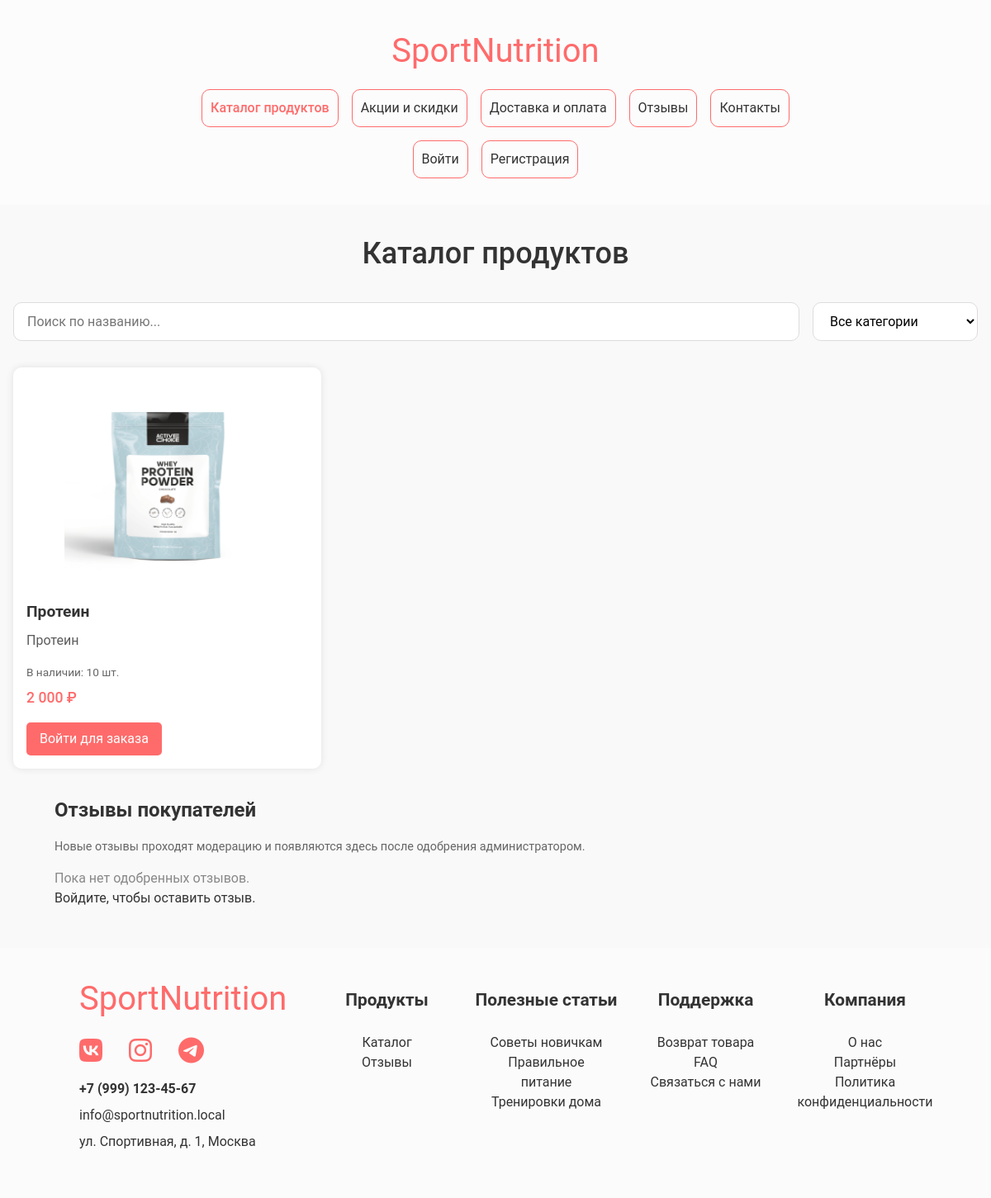
Screenshot of /catalog.php with the database file from the repository.
### tables this page shows
CREATE TABLE `catalog` (
  `product_id` int NOT NULL,
  `owner_user_id` int DEFAULT NULL,
  `category_id` int DEFAULT NULL,
  `title` varchar(255) NOT NULL,
  `description` text,
  `price` decimal(10,2) NOT NULL,
  `stock_qty` int DEFAULT '0',
  `image` varchar(255) DEFAULT NULL,
  `created_at` datetime DEFAULT CURRENT_TIMESTAMP
);

CREATE TABLE IF NOT EXISTS `site_settings` (
  `id` tinyint unsigned NOT NULL DEFAULT '1',
  `phone` varchar(80) NOT NULL DEFAULT '+7 (999) 123-45-67',
  `email` varchar(255) NOT NULL DEFAULT 'info@sportnutrition.local',
  `address_line` varchar(255) NOT NULL DEFAULT 'ул. Спортивная, д. 1, Москва',
  `telegram_url` varchar(512) NOT NULL DEFAULT 'https://t.me',
  PRIMARY KEY (`id`)
);

### includes/shop_db.php (called while the page is built, shortened)
<?php
function shop_table_exists(mysqli $link, string $table): bool
{
    $t = $link->real_escape_string($table);
    $r = $link->query("SHOW TABLES LIKE '" . $t . "'");
    $ok = $r && $r->num_rows > 0;
    return $ok;
}
function shop_site_settings(mysqli $link): array
{
    $defaults = [
        'phone' => '+7 (999) 123-45-67',
        'email' => 'info@sportnutrition.local',
        'address_line' => 'ул. Спортивная, д. 1, Москва',
        'telegram_url' => 'https://t.me',
    ];
    if (!shop_table_exists($link, 'site_settings')) {
        return $defaults;
    }
    $r = $link->query('SELECT phone, email, address_line, telegram_url FROM site_settings WHERE id = 1 LIMIT 1');
    $row = $r->fetch_assoc();
    return array_merge($defaults, array_filter($row, static fn ($v) => $v !== null && $v !== ''));
}

### catalog.php (the view, shortened to what this page needs)
<?php
require_once __DIR__ . '/connect_db.php';
require_once __DIR__ . '/includes/shop_db.php';
$products = [];
try {
    $sql = 'SELECT c.product_id, c.title, c.description, c.price, c.stock_qty, c.image, c.category_id, sc.slug AS cat_slug
        FROM catalog c
        LEFT JOIN shop_category sc ON c.category_id = sc.category_id
        ORDER BY c.product_id DESC';
    $stmt = $link->prepare($sql);
    $stmt->execute();
    $products = $stmt->get_result()->fetch_all(MYSQLI_ASSOC);
} catch (mysqli_sql_exception) {
    $products = [];
}
$reviews_public = [];
if (shop_table_exists($link, 'shop_review')) {
    $rr = $link->query("SELECT r.rating, r.body, r.created_at, u.username FROM shop_review r JOIN user u ON u.user_id = r.user_id WHERE r.status = 'approved' ORDER BY r.created_at DESC LIMIT 30");
    if ($rr) {
        $reviews_public = $rr->fetch_all(MYSQLI_ASSOC);
    }
}
$site = shop_site_settings($link);
?>
<!DOCTYPE html>
<html lang="ru">
<head>
    <link rel="stylesheet" href="css/styles_catalog.css">
    <link rel="stylesheet" href="https://cdnjs.cloudflare.com/ajax/libs/font-awesome/6.0.0/css/all.min.css" />
</head>
<body>
    <header class="menu">
        <a href="index.php" class="logo">SportNutrition</a>
        <nav>
            <ul>
                <li><a href="catalog.php" class="active">Каталог продуктов</a></li>
                <li><a href="index.php#tariffs">Акции и скидки</a></li>
                <li><a href="index.php#contacts">Доставка и оплата</a></li>
                <li><a href="catalog.php#reviews">Отзывы</a></li>
                <li><a href="index.php#contacts">Контакты</a></li>
            </ul>
        </nav>
        <div class="auth-block">
            <?php if (isset($_SESSION['logged_in']) && $_SESSION['logged_in']): ?>
                <div class="block"><?= htmlspecialchars($_SESSION['username'] ?? 'Пользователь') ?></div>
                <div class="block"><a href="profile.php">Профиль</a></div>
            <?php else: ?>
                <div class="block"><a href="login.php">Войти</a></div>
                <div class="block"><a href="reg.php">Регистрация</a></div>
            <?php endif; ?>
        </div>
    </header>
    <main>
        <section class="catalog-section">
            <h1>Каталог продуктов</h1>
            <div class="catalog-filters">
                <input type="text" placeholder="Поиск по названию..." class="search-input" id="searchInput">
                <select class="filter-select" id="categoryFilter">
                    <option value="">Все категории</option>
                </select>
            </div>
            <div class="collection-grid" id="productsGrid">
                <?php if (empty($products)): ?>
                    <div class="no-results" style="grid-column:1/-1;text-align:center;padding:2rem;">
                        <i class="fas fa-box-open" style="font-size:3rem;color:#ccc;margin-bottom:1rem;"></i>
                        <p>Товары пока не добавлены</p>
                    </div>
                <?php else:
                    foreach ($products as $p):
                        $cat_slug = !empty($p['cat_slug']) ? preg_replace('/[^a-z0-9\-_]/', '', strtolower((string) $p['cat_slug'])) : 'other';
                        $price_fmt = number_format($p['price'], 0, '', ' ');
                        $img_path = !empty($p['image']) ? 'uploads/catalog/' . htmlspecialchars($p['image']) : 'img/placeholder.png';
                        $pid = (int) $p['product_id'];
                        ?>
                        <article class="grid-item item-standard" data-cat="<?= htmlspecialchars($cat_slug, ENT_QUOTES, 'UTF-8') ?>" data-title="<?= strtolower(htmlspecialchars($p['title'])) ?>">
                            <img class="item-img" src="<?= $img_path ?>" alt="<?= htmlspecialchars($p['title']) ?>" loading="lazy">
                            <h3 class="item-title"><?= htmlspecialchars($p['title']) ?></h3>
                            <p class="item-description"><?= htmlspecialchars((string) ($p['description'] ?? '')) ?></p>
                            <?php if (isset($p['stock_qty'])): ?>
                                <p class="item-stock" style="font-size:0.85rem;color:#666;margin-bottom:0.5rem;">
                                    В наличии: <?= (int) $p['stock_qty'] ?> шт.
                                </p>
                            <?php endif; ?>
                            <span class="item-price"><?= $price_fmt ?> ₽</span>
                            <?php if (!empty($_SESSION['logged_in'])): ?>
                                <a class="item-order-btn" href="order_request.php?product_id=<?= $pid ?>">Заявка на заказ</a>
                            <?php else: ?>
                                <a class="item-order-btn" href="login.php">Войти для заказа</a>
                            <?php endif; ?>
                        </article>
                <?php endforeach;
                endif; ?>
            </div>
        </section>
        <section class="reviews-block" id="reviews">
            <h2>Отзывы покупателей</h2>
            <p style="color:#666;font-size:0.9rem;margin-bottom:1rem;">Новые отзывы проходят модерацию и появляются здесь после одобрения администратором.</p>
            <?php if (empty($reviews_public)): ?>
                <p style="color:#888;">Пока нет одобренных отзывов.</p>
            <?php endif; ?>
            <?php if (!empty($_SESSION['logged_in'])): ?>
                <div class="review-form">
                    <h3 style="margin-bottom:0.75rem;font-size:1.1rem;">Оставить отзыв</h3>
                    <form action="review_submit.php" method="post">
                        <?php csrf_field(); ?>
                        <label style="display:block;margin-bottom:0.35rem;font-size:0.9rem;">Оценка</label>
                        <select name="rating" class="filter-select" style="margin-bottom:0.75rem;">
                            <?php for ($i = 5; $i >= 1; $i--): ?>
                                <option value="<?= $i ?>"><?= $i ?> — отлично</option>
                            <?php endfor; ?>
                        </select>
                        <label style="display:block;margin-bottom:0.35rem;font-size:0.9rem;">Текст</label>
                        <textarea name="body" required minlength="5" rows="4" class="search-input" style="width:100%;min-height:100px;margin-bottom:0.75rem;" placeholder="Расскажите о покупке"></textarea>
                        <button type="submit" class="item-order-btn" style="border:none;cursor:pointer;">Отправить на модерацию</button>
                    </form>
                </div>
            <?php else: ?>
                <p><a href="login.php">Войдите</a>, чтобы оставить отзыв.</p>
            <?php endif; ?>
        </section>
    </main>
    <footer id="contacts">
        <div class="footer-left">
            <a href="index.php" class="logo">SportNutrition</a>
            <p class="social-icons">
                <a href="https://vk.com" rel="noopener noreferrer" target="_blank"><i class="fab fa-vk"></i></a>
                <a href="https://instagram.com" rel="noopener noreferrer" target="_blank"><i class="fab fa-instagram"></i></a>
                <a href="<?= htmlspecialchars($site['telegram_url'], ENT_QUOTES, 'UTF-8') ?>" rel="noopener noreferrer" target="_blank"><i class="fab fa-telegram-plane"></i></a>
            </p>
            <div class="contact-info">
                <p><strong><?= htmlspecialchars($site['phone'], ENT_QUOTES, 'UTF-8') ?></strong></p>
                <p><a href="mailto:<?= htmlspecialchars($site['email'], ENT_QUOTES, 'UTF-8') ?>"><?= htmlspecialchars($site['email'], ENT_QUOTES, 'UTF-8') ?></a></p>
                <p><?= htmlspecialchars($site['address_line'], ENT_QUOTES, 'UTF-8') ?></p>
            </div>
        </div>
        <div class="footer-right">
            <div>
                <h4>Продукты</h4>
                <ul>
                    <li><a href="catalog.php">Каталог</a></li>
                    <li><a href="catalog.php#reviews">Отзывы</a></li>
                </ul>
            </div>
            <div>
                <h4>Полезные статьи</h4>
                <ul>
                    <li><a href="index.php#advantages">Советы новичкам</a></li>
                    <li><a href="index.php#advantages">Правильное питание</a></li>
                    <li><a href="index.php#advantages">Тренировки дома</a></li>
                </ul>
            </div>
            <div>
                <h4>Поддержка</h4>
                <ul>
                    <li><a href="settings.php?tab=returns">Возврат товара</a></li>
                    <li><a href="index.php#contacts">FAQ</a></li>
                    <li><a href="index.php#contacts">Связаться с нами</a></li>
                </ul>
            </div>
            <div>
                <h4>Компания</h4>
                <ul>
                    <li><a href="index.php">О нас</a></li>
                    <li><a href="index.php#contacts">Партнёры</a></li>
                    <li><a href="index.php">Политика конфиденциальности</a></li>
                </ul>
            </div>
        </div>
    </footer>
</body>
</html>

### css/styles_catalog.css (style rules this page uses)
:root { --primary-color: #ff6b6b; --bg-color: #f9f9f9; --text-color: #333; --border-radius: 10px; --box-shadow: 0 0 10px rgba(0, 0, 0, 0.1); --font-xs: 0.75rem; --font-sm: 0.875rem; --font-base: 1rem; --font-lg: 1.125rem; --font-xl: 1.25rem; --font-2xl: 1.5rem; --font-3xl: 1.875rem; --font-4xl: 2.25rem; }
* { box-sizing: border-box; margin: 0; padding: 0; }
body { font-family: 'Roboto', Arial, Helvetica, sans-serif; font-size: 16px; line-height: 1.5; color: var(--text-color); background-color: var(--bg-color); }
a { text-decoration: none; color: inherit; transition: color 0.3s; }
.menu { display: flex; justify-content: center; align-items: center; background-color: #fcfcfc; padding: 2rem; position: relative; flex-wrap: wrap; gap: 1rem; }
.menu li { border: 1px solid var(--primary-color); border-radius: var(--border-radius); padding: 10px; }
.logo { font-size: 2.5rem; color: var(--primary-color); }
.menu nav { margin: 0 7rem; }
nav ul { list-style-type: none; display: flex; gap: 1rem; }
.auth-block { display: flex; gap: 1rem; }
.auth-block .block { border: 1px solid var(--primary-color); border-radius: var(--border-radius); padding: 10px; }
.active { color: var(--primary-color); font-weight: 500; }
.catalog-section { max-width: 1200px; margin: 0 auto; padding: 2rem 1rem; }
.catalog-section h1 { font-size: var(--font-4xl); text-align: center; margin-bottom: 2rem; font-weight: 500; }
.catalog-filters { display: flex; gap: 1rem; margin-bottom: 2rem; flex-wrap: wrap; align-items: stretch; }
.search-input, .filter-select { padding: 0.75rem 1rem; border: 1px solid #ddd; border-radius: var(--border-radius); font-family: inherit; font-size: var(--font-base); background: #fff; transition: border 0.3s; }
.search-input { flex: 1; min-width: 250px; }
.filter-select { min-width: 200px; cursor: pointer; }
.collection-grid { display: grid; grid-template-columns: repeat(3, 1fr); gap: 1.5rem; }
.grid-item { display: flex; flex-direction: column; align-items: flex-start; background-color: #fff; border-radius: var(--border-radius); box-shadow: var(--box-shadow); padding: 1rem; justify-content: space-between; transition: transform 0.3s, box-shadow 0.3s; height: 100%; }
.item-img { width: 100%; height: 250px; object-fit: contain; background: #fff; margin-bottom: 1rem; border-radius: calc(var(--border-radius) / 2); }
.item-title { font-size: 1.2rem; margin-bottom: 0.5rem; font-weight: bold; }
.item-description { opacity: 0.8; margin-bottom: 1rem; flex: 1; }
.item-price { font-size: 1.1rem; color: var(--primary-color); margin-bottom: 1rem; font-weight: 500; }
.item-order-btn { font-size: 1rem; padding: 0.5rem 1rem; border-radius: 5px; background-color: var(--primary-color); color: white; border: none; cursor: pointer; transition: background-color 0.3s; align-self: flex-start; }
footer { background-color: #fbfbfb; padding: 2rem clamp(2rem, 8vw, 14rem); display: grid; grid-template-columns: 25% 75%; column-gap: 2rem; margin-top: 3rem; }
.footer-left { display: flex; flex-direction: column; align-items: start; }
.social-icons { display: flex; gap: 1rem; }
.social-icons i { font-size: 2rem; color: var(--primary-color); cursor: pointer; margin-right: 1rem; }
.contact-info p { margin-bottom: 0.5rem; }
.footer-right { padding-top: 1rem; display: grid; grid-template-columns: repeat(auto-fill, minmax(20%, 1fr)); gap: 1rem; justify-content: center; text-align: center; }
.footer-right > div { display: flex; flex-direction: column; align-items: center; }
.footer-right h4 { font-size: 1.3rem; font-weight: bold; margin-bottom: 0.5rem; }
.footer-right ul { padding: 1rem; margin: 0; }
.footer-right li { list-style-type: none; line-height: 1.5; }
.footer-right a { text-decoration: none; color: inherit; }
.footer-left > * { margin-bottom: 1rem; }

### catalog.php (style rules this page uses)
.reviews-block { max-width: 1100px; margin: 0 auto 3rem; padding: 0 1rem; }
.reviews-block h2 { margin-bottom: 1rem; }
a.item-order-btn { display: inline-block; text-align: center; text-decoration: none; line-height: inherit; }

### rows the page displays
catalog: image (picture), title "Протеин", description "Протеин", stock_qty "10", price "2 000"
site_settings: phone "+7 (999) 123-45-67", email "info@sportnutrition.local", address_line "ул. Спортивная, д. 1, Москва"
